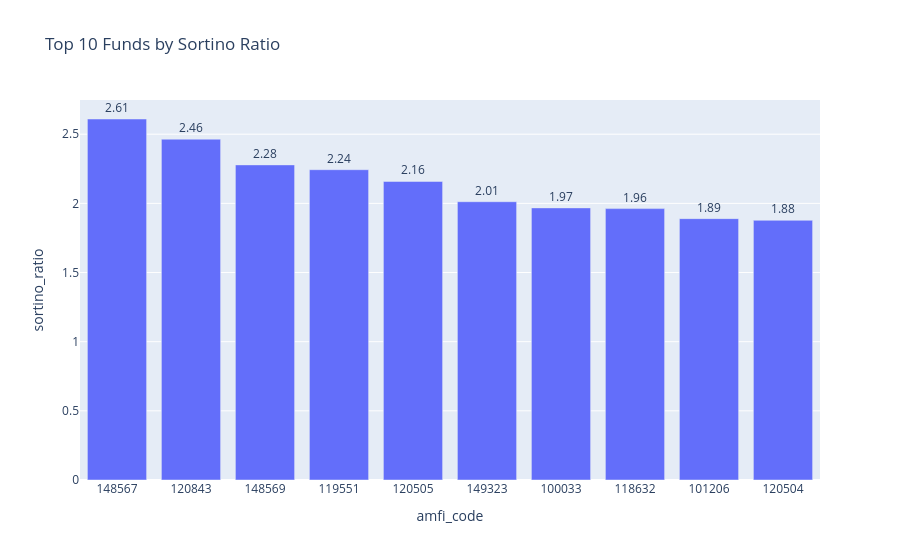

Notebook source saved alongside this figure:
### Code cell
top10 = top_sortino.head(10).copy()

top10["amfi_code"] = top10["amfi_code"].astype(str)

fig = px.bar(
    top10,
    x="amfi_code",
    y="sortino_ratio",
    text="sortino_ratio",
    title="Top 10 Funds by Sortino Ratio"
)

fig.update_traces(
    texttemplate="%{text:.2f}",
    textposition="outside"
)

fig.show()

### Figure 1 — Plotly figure (JSON) as saved in the notebook; plotly's stock layout.template omitted (floating-point values rounded to 4 significant figures)
{"data": [{"hovertemplate": "amfi_code=%{x}<br>sortino_ratio=%{text}<extra></extra>", "legendgroup": "", "marker": {"color": "#636efa", "pattern": {"shape": ""}}, "name": "", "orientation": "v", "showlegend": false, "text": [2.61, 2.464, 2.278, 2.243, 2.158, 2.012, 1.967, 1.962, 1.89, 1.877], "textposition": "outside", "texttemplate": "%{text:.2f}", "type": "bar", "x": ["148567", "120843", "148569", "119551", "120505", "149323", "100033", "118632", "101206", "120504"], "xaxis": "x", "y": [2.61, 2.464, 2.278, 2.243, 2.158, 2.012, 1.967, 1.962, 1.89, 1.877], "yaxis": "y"}], "layout": {"barmode": "relative", "legend": {"tracegroupgap": 0}, "title": {"text": "Top 10 Funds by Sortino Ratio"}, "xaxis": {"anchor": "y", "domain": [0, 1], "title": {"text": "amfi_code"}}, "yaxis": {"anchor": "x", "domain": [0, 1], "title": {"text": "sortino_ratio"}}}}
